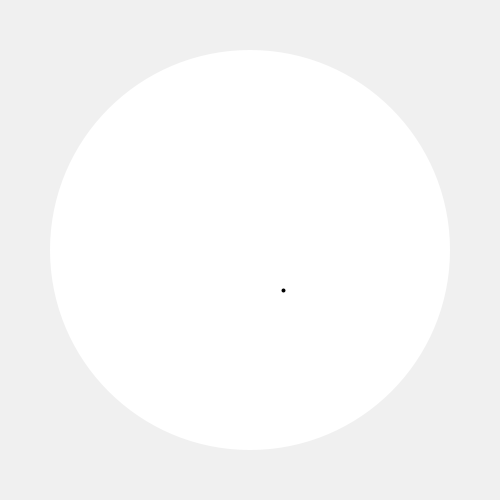
Frame 1 (no input)
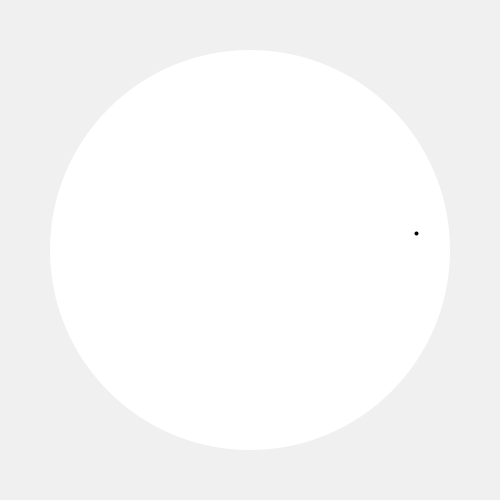
Frame 60 (the mouse pressed at the canvas centre just before this capture)
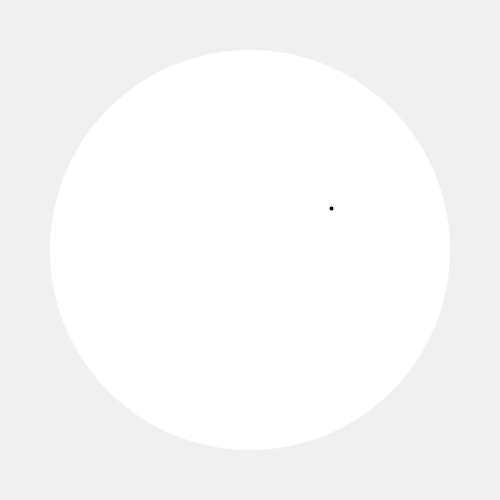
Frame 120 (the mouse held since frame 60 and released just before this capture)

The Processing sketch that drew these frames (run headless with seeded random() and noise(); from frame 60 on, the mouse is pressed at the canvas centre):

// Processing sketch: CircularReflectons2
// ── CircularReflectons2.pde
/*

CIRCULAR REFLECTIONS 2

REFERENCES:


@author  Vladimir V. KUCHINOV
@email   helloworld@vkuchinov.co.uk

*/

Point p;

void setup(){
  
     size(500, 500);
     translate(width/2, height/2);
  
     float a = random(-PI, PI);
     float r = random(0, 200);
     
     float x = r * cos(a);
     float y = r * sin(a);
     
     p = new Point(x, y, random(-2.5, 2.5), random(-2.5, 2/.5), 200);
  
}

void draw(){
  
    background(240);
    translate(width / 2, height / 2);
  
    noStroke();
    ellipseMode(CENTER);
    ellipse(0, 0, 200 * 2, 200 * 2);
    
    p.draw();
  
}

// ── Point.pde
class Point extends PVector{
  
     float radius;
     float angle;
     float dx, dy;
     
     Point(float x_, float y_, float dx_, float dy_, float radius_){
       
         x = x_; y = y_;
         dx = dx_; dy = dy_;
         angle = random(-PI, PI);
         radius = radius_;
      
     }
     
     void update(){

         x += dx;
         y += dy;
         
         if (sqrt(x * x + y * y) >= radius - 4) {
           
             float v = sqrt(dx * dx + dy * dy);
             float collisionPointAngle = atan2(-y, x);
             float a0 = atan2(-dy, dx);
             float a1 = 2.0 * collisionPointAngle - a0;
             
             dx = -v * cos(a1);
             dy = v * sin(a1);
           
         }
       
     }
    
     void draw(){
      
         update();
         
         stroke(0);
         strokeWeight(4);
         point(x, y);
      
     } 
 
}
